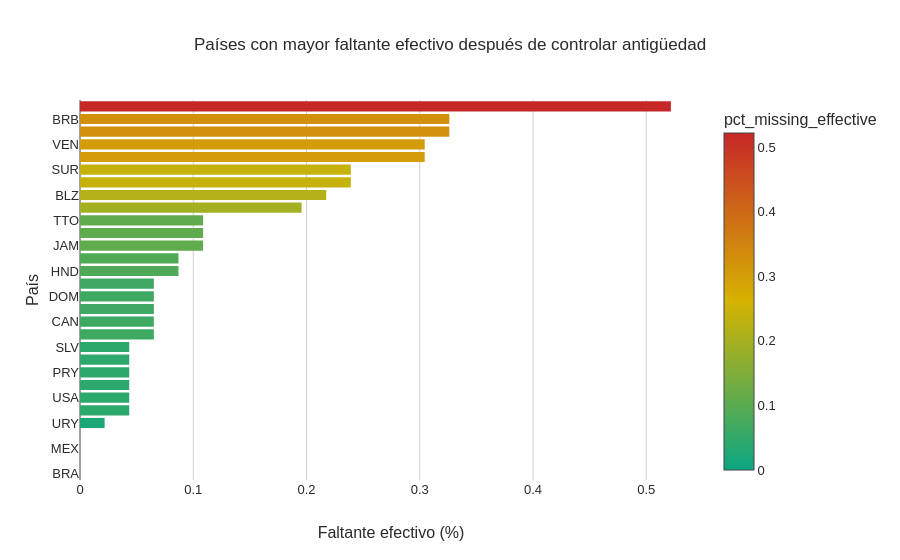

Notebook source saved alongside this figure:
### Code cell
fig = px.bar(
    country_quality.sort_values("pct_missing_effective"),
    x="pct_missing_effective",
    y="country_iso3",
    orientation="h",
    color="pct_missing_effective",
    color_continuous_scale=[[0, CIBEST["green"]], [0.5, CIBEST["gold"]], [1, CIBEST["red"]]],
    title="Países con mayor faltante efectivo después de controlar antigüedad",
)
fig.update_layout(xaxis_title="Faltante efectivo (%)", yaxis_title="País")
fig.show()

### Figure 1 — Plotly figure (JSON) as saved in the notebook; plotly's stock layout.template omitted (floating-point values rounded to 4 significant figures)
{"data": [{"hovertemplate": "pct_missing_effective=%{marker.color}<br>country_iso3=%{y}<extra></extra>", "legendgroup": "", "marker": {"color": [0.0, 0.0, 0.0, 0.0, 0.02174, 0.04348, 0.04348, 0.04348, 0.04348, 0.04348, 0.04348, 0.06522, 0.06522, 0.06522, 0.06522, 0.06522, 0.08696, 0.08696, 0.1087, 0.1087, 0.1087, 0.1957, 0.2174, 0.2391, 0.2391, 0.3043, 0.3043, 0.3261, 0.3261, 0.5217], "coloraxis": "coloraxis", "pattern": {"shape": ""}}, "name": "", "orientation": "h", "showlegend": false, "textposition": "auto", "type": "bar", "x": [0.0, 0.0, 0.0, 0.0, 0.02174, 0.04348, 0.04348, 0.04348, 0.04348, 0.04348, 0.04348, 0.06522, 0.06522, 0.06522, 0.06522, 0.06522, 0.08696, 0.08696, 0.1087, 0.1087, 0.1087, 0.1957, 0.2174, 0.2391, 0.2391, 0.3043, 0.3043, 0.3261, 0.3261, 0.5217], "xaxis": "x", "y": ["BRA", "PER", "MEX", "COL", "URY", "CHL", "USA", "ARG", "PRY", "ESP", "SLV", "CRI", "CAN", "BOL", "DOM", "GTM", "HND", "PAN", "JAM", "ECU", "TTO", "NIC", "BLZ", "BHS", "SUR", "GUY", "VEN", "HTI", "BRB", "CUB"], "yaxis": "y"}], "layout": {"barmode": "relative", "coloraxis": {"colorbar": {"title": {"text": "pct_missing_effective"}}, "colorscale": [[0, "#0BA682"], [0.5, "#D6B302"], [1, "#C62828"]]}, "legend": {"tracegroupgap": 0}, "title": {"text": "Países con mayor faltante efectivo después de controlar antigüedad"}, "xaxis": {"anchor": "y", "domain": [0, 1], "title": {"text": "Faltante efectivo (%)"}}, "yaxis": {"anchor": "x", "domain": [0, 1], "title": {"text": "País"}}}}
